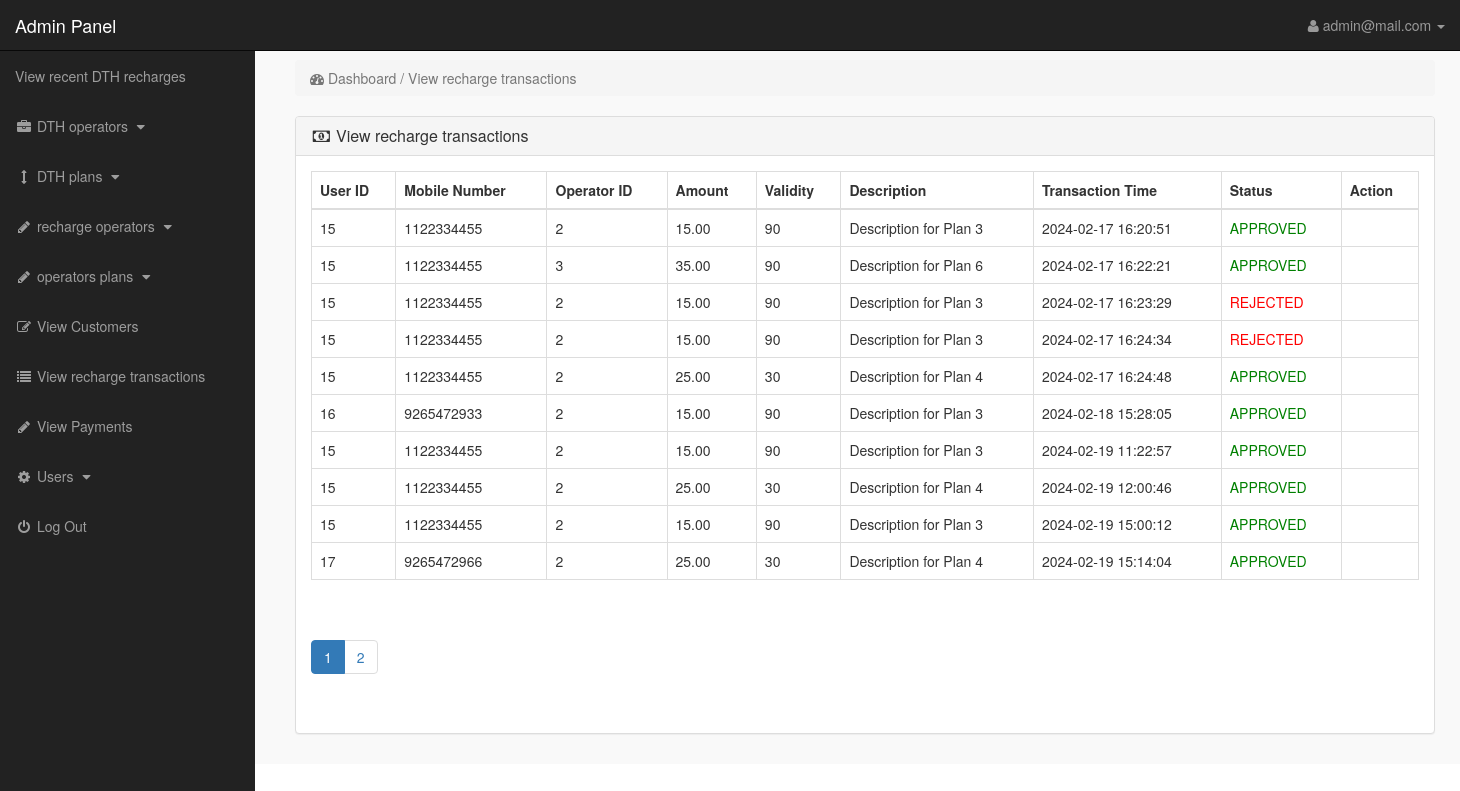
Page /admin_area/index.php?view_orders (signed in) on the committed database.
### tables this page shows
CREATE TABLE `recharge_transactions` (
  `id` int(11) NOT NULL,
  `user_id` int(11) DEFAULT NULL,
  `mobile_number` varchar(15) DEFAULT NULL,
  `operator_id` int(11) DEFAULT NULL,
  `plan_id` int(11) DEFAULT NULL,
  `amount` decimal(10,2) DEFAULT NULL,
  `validity` int(11) DEFAULT NULL,
  `description` text DEFAULT NULL,
  `approval_status` varchar(20) DEFAULT 'Pending',
  `transaction_time` timestamp NOT NULL DEFAULT current_timestamp()
);

### admin_area/view_orders.php (the view, shortened to what this page needs)
<?php
include 'db_connection.php';
$recordsPerPage = 10;
$totalRecordsQuery = "SELECT COUNT(*) as total FROM recharge_transactions";
$totalRecordsResult = mysqli_query($con, $totalRecordsQuery);
$totalRecords = mysqli_fetch_assoc($totalRecordsResult)['total'];
$totalPages = ceil($totalRecords / $recordsPerPage);
$currentpage = isset($_GET['page']) ? $_GET['page'] : 1;
$offset = ($currentpage - 1) * $recordsPerPage;
$query_pending = "SELECT * FROM recharge_transactions LIMIT $offset, $recordsPerPage";
$result_pending = mysqli_query($con, $query_pending);
?>
<div class="container mt-5">
    <div class="row">
        <div class="col-lg-12">
            <ol class="breadcrumb">
                <li class="active">
                    <i class="fa fa-dashboard"></i> Dashboard / View recharge transactions
                </li>
            </ol>
        </div>
    </div>
    <div class="row">
        <div class="col-lg-12">
            <div class="panel panel-default">
                <div class="panel-heading">
                    <h3 class="panel-title">
                        <i class="fa fa-money fa-fw"></i> View recharge transactions
                    </h3>
                </div>
                <div class="panel-body">
                    <div class="table-responsive">
                        <table class="table table-bordered">
                            <thead>
                                <tr>
                                    <th>User ID</th>
                                    <th>Mobile Number</th>
                                    <th>Operator ID</th>
                                    <th>Amount</th>
                                    <th>Validity</th>
                                    <th>Description</th>
                                    <th>Transaction Time</th>
                                    <th>Status</th>
                                    <th>Action</th>
                                </tr>
                            </thead>
                            <tbody>
                                <?php while ($row = mysqli_fetch_assoc($result_pending)) { ?>
                                    <tr>
                                        <td>
                                            <?php echo $row['user_id']; ?>
                                        </td>
                                        <td>
                                            <?php echo $row['mobile_number']; ?>
                                        </td>
                                        <td>
                                            <?php echo strtoupper($row['operator_id']) ?>
                                        </td>
                                        <td>
                                            <?php echo $row['amount']; ?>
                                        </td>
                                        <td>
                                            <?php echo $row['validity']; ?>
                                        </td>
                                        <td>
                                            <?php echo $row['description']; ?>
                                        </td>
                                        <td>
                                            <?php echo $row['transaction_time']; ?>
                                        </td>
                                        <td class="<?php echo strtolower($row['approval_status']) ?>">
                                            <?php echo strtoupper($row['approval_status']) ?>
                                        </td>
                                        <td>
                                        </td>
                                    </tr>
                                <?php } ?>
                        </table>
                        <div class="pagination">
                            <ul class="pagination">
                                <?php for ($i = 1; $i <= $totalPages; $i++) { ?>
                                    <li class="page-item <?php echo ($i == $currentpage) ? 'active' : ''; ?>">
                                        <a class="page-link" href="index.php?view_orders&page=<?php echo $i; ?>">
                                            <?php echo $i; ?>
                                        </a>
                                    </li>
                                <?php } ?>
                            </ul>
                        </div>
                    </div>
                </div>
            </div>
        </div>
    </div>
</div>
</body>
</html>

### admin_area/includes/sidebar.php (shortened to what this page needs)
<?php
if (!isset($_SESSION['admin_username'])) {
    echo "<script>window.open('login.php','_self')</script>";
} else {
    ?>
    <nav class="navbar navbar-inverse navbar-fixed-top">
        <div class="navbar-header">
            <a class="navbar-brand" href="index.php?dashboard">Admin Panel</a>
        </div>
        <ul class="nav navbar-right top-nav">
            <li class="dropdown">
                <a href="#" class="dropdown-toggle" data-toggle="dropdown">
                    <i class="fa fa-user"></i>
                    <?php echo $admin_name; ?> <b class="caret"></b>
                </a>
            </li>
        </ul>
        <div class="collapse navbar-collapse navbar-ex1-collapse">
            <ul class="nav navbar-nav side-nav">
                <li>
                    <a href="index.php?view_products"> View recent DTH recharges </a>
                </li>
                <li>
                    <a href="#" data-toggle="collapse" data-target="#manufacturers">
                        <i class="fa fa-fw fa-briefcase"></i> DTH operators
                        <i class="fa fa-fw fa-caret-down"></i>
                    </a>
                </li>
                <li>
                    <a href="#" data-toggle="collapse" data-target="#cat">
                        <i class="fa fa-fw fa-arrows-v"></i> DTH plans
                        <i class="fa fa-fw fa-caret-down"></i>
                    </a>
                </li>
                <li>
                    <a href="#" data-toggle="collapse" data-target="#contact_us">
                        <i class="fa fa-fw fa-pencil"> </i> recharge operators
                        <i class="fa fa-fw fa-caret-down"></i>
                    </a>
                </li>
                <li>
                    <a href="#" data-toggle="collapse" data-target="#jio">
                        <i class="fa fa-fw fa-pencil"> </i> operators plans
                        <i class="fa fa-fw fa-caret-down"></i>
                    </a>
                </li>
                <li>
                    <a href="index.php?view_customers">
                        <i class="fa fa-fw fa-edit"></i> View Customers
                    </a>
                </li>
                <li>
                    <a href="index.php?view_orders">
                        <i class="fa fa-fw fa-list"></i> View recharge transactions
                    </a>
                </li>
                <li>
                    <a href="index.php?view_payments">
                        <i class="fa fa-fw fa-pencil"></i> View Payments
                    </a>
                </li>
                <li>
                    <a href="#" data-toggle="collapse" data-target="#users">
                        <i class="fa fa-fw fa-gear"></i> Users
                        <i class="fa fa-fw fa-caret-down"></i>
                    </a>
                </li>
                <li>
                    <a href="logout.php">
                        <i class="fa fa-fw fa-power-off"></i> Log Out
                    </a>
                </li>
            </ul>
        </div>
    </nav>
<?php } ?>

### admin_area/css/style.css (style rules this page uses)
body { margin-top:100px; }
@media (min-width: 768px) { body { margin-top:50px; } }
.top-nav { padding:0 15px; }
.top-nav>li { display:inline-block; float:left; }
.top-nav>li>a { padding-top:15px; padding-bottom:15px; line-height:20px; color:#999; }
@media (min-width: 768px) { .side-nav { position:fixed; top:51px; width:255px; border-radius:0; overflow-y:auto; background-color: #222; bottom:0; overflow-x:hidden; padding-bottom:40px; } }
@media (min-width: 768px) { .side-nav>li>a { width:255px; } }
.panel-body { border-radius:5px; }

### admin_area/view_orders.php (style rules this page uses)
.approved { color: green; }
.rejected { color: red; }

### rows in the picture
recharge_transactions: user "15", mobile_number "1122334455", operator "2", amount "15.00", validity "90", description "Description for Plan 3", transaction_time "2024-02-17 16:20:51", approval_status "APPROVED"
recharge_transactions: user "15", mobile_number "1122334455", operator "3", amount "35.00", validity "90", description "Description for Plan 6", transaction_time "2024-02-17 16:22:21", approval_status "APPROVED"
recharge_transactions: user "15", mobile_number "1122334455", operator "2", amount "15.00", validity "90", description "Description for Plan 3", transaction_time "2024-02-17 16:23:29", approval_status "REJECTED"
recharge_transactions: user "15", mobile_number "1122334455", operator "2", amount "15.00", validity "90", description "Description for Plan 3", transaction_time "2024-02-17 16:24:34", approval_status "REJECTED"
recharge_transactions: user "15", mobile_number "1122334455", operator "2", amount "25.00", validity "30", description "Description for Plan 4", transaction_time "2024-02-17 16:24:48", approval_status "APPROVED"
recharge_transactions: user "16", mobile_number "9265472933", operator "2", amount "15.00", validity "90", description "Description for Plan 3", transaction_time "2024-02-18 15:28:05", approval_status "APPROVED"
recharge_transactions: user "15", mobile_number "1122334455", operator "2", amount "15.00", validity "90", description "Description for Plan 3", transaction_time "2024-02-19 11:22:57", approval_status "APPROVED"
recharge_transactions: user "15", mobile_number "1122334455", operator "2", amount "25.00", validity "30", description "Description for Plan 4", transaction_time "2024-02-19 12:00:46", approval_status "APPROVED"
recharge_transactions: user "15", mobile_number "1122334455", operator "2", amount "15.00", validity "90", description "Description for Plan 3", transaction_time "2024-02-19 15:00:12", approval_status "APPROVED"
recharge_transactions: user "17", mobile_number "9265472966", operator "2", amount "25.00", validity "30", description "Description for Plan 4", transaction_time "2024-02-19 15:14:04", approval_status "APPROVED"

### other values in the picture
$admin_name "admin@mail.com"
